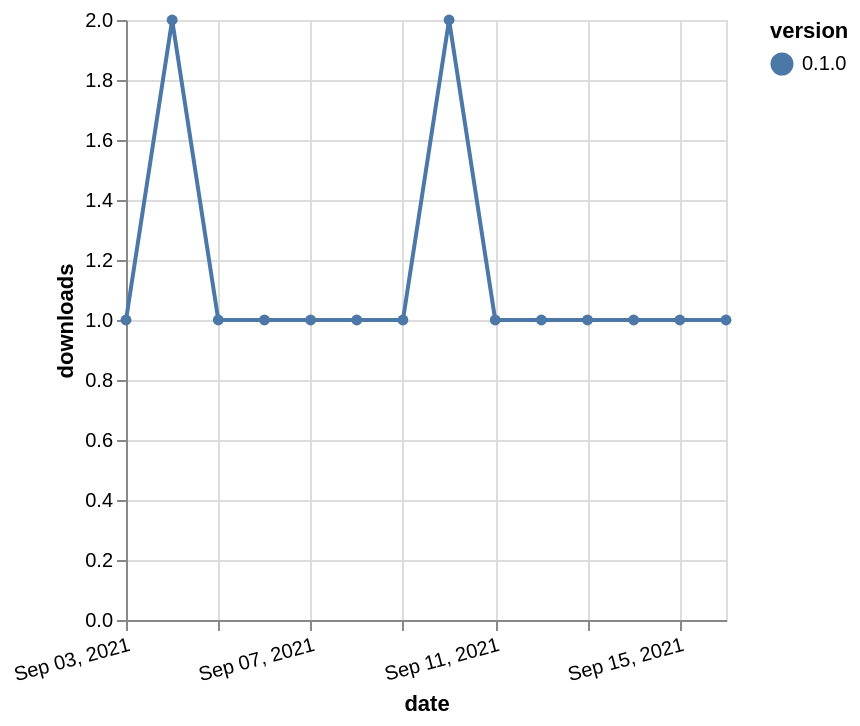

Vega-Lite specification stored for this chart:
### Vega-Lite specification from a JSON file in a GitHub repository (floating-point values rounded to 4 significant figures)
{"$schema": "https://vega.github.io/schema/vega-lite/v5.json", "description": "A simple bar chart with embedded data.", "data": {"values": [{"date": "2021-09-03", "total": 117, "delta": 1, "version": "0.1.0"}, {"date": "2021-09-04", "total": 119, "delta": 2, "version": "0.1.0"}, {"date": "2021-09-05", "total": 120, "delta": 1, "version": "0.1.0"}, {"date": "2021-09-06", "total": 121, "delta": 1, "version": "0.1.0"}, {"date": "2021-09-07", "total": 122, "delta": 1, "version": "0.1.0"}, {"date": "2021-09-08", "total": 123, "delta": 1, "version": "0.1.0"}, {"date": "2021-09-09", "total": 124, "delta": 1, "version": "0.1.0"}, {"date": "2021-09-10", "total": 126, "delta": 2, "version": "0.1.0"}, {"date": "2021-09-11", "total": 127, "delta": 1, "version": "0.1.0"}, {"date": "2021-09-12", "total": 128, "delta": 1, "version": "0.1.0"}, {"date": "2021-09-13", "total": 129, "delta": 1, "version": "0.1.0"}, {"date": "2021-09-14", "total": 130, "delta": 1, "version": "0.1.0"}, {"date": "2021-09-15", "total": 131, "delta": 1, "version": "0.1.0"}, {"date": "2021-09-16", "total": 132, "delta": 1, "version": "0.1.0"}]}, "width": "container", "mark": {"type": "line", "point": {"filled": true}}, "encoding": {"x": {"field": "date", "type": "temporal", "timeUnit": "yearmonthdate", "title": "date", "axis": {"labelAngle": -15}}, "y": {"field": "delta", "type": "quantitative", "title": "downloads"}, "color": {"field": "version", "type": "nominal"}, "tooltip": {"field": "delta"}}}
